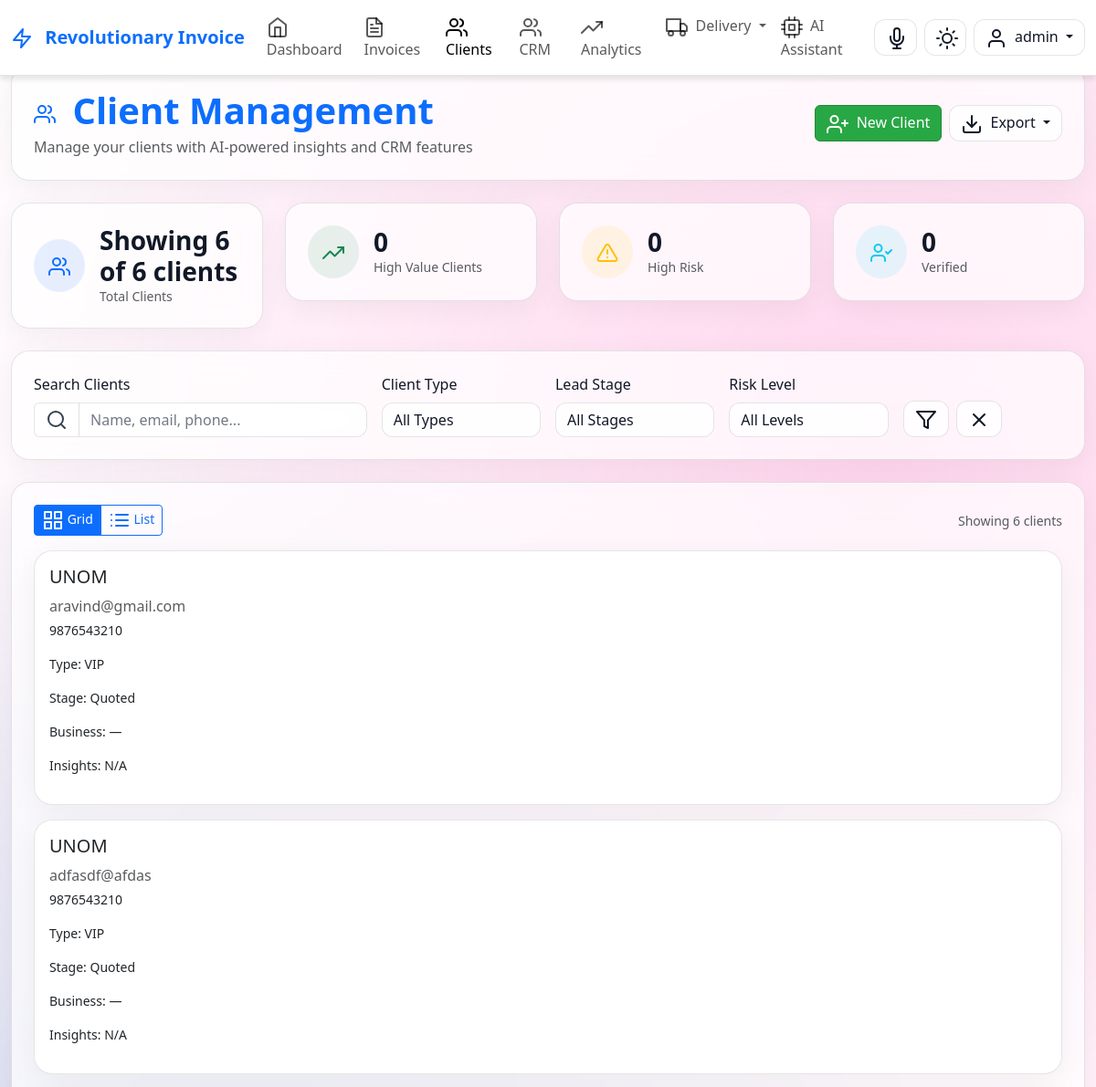
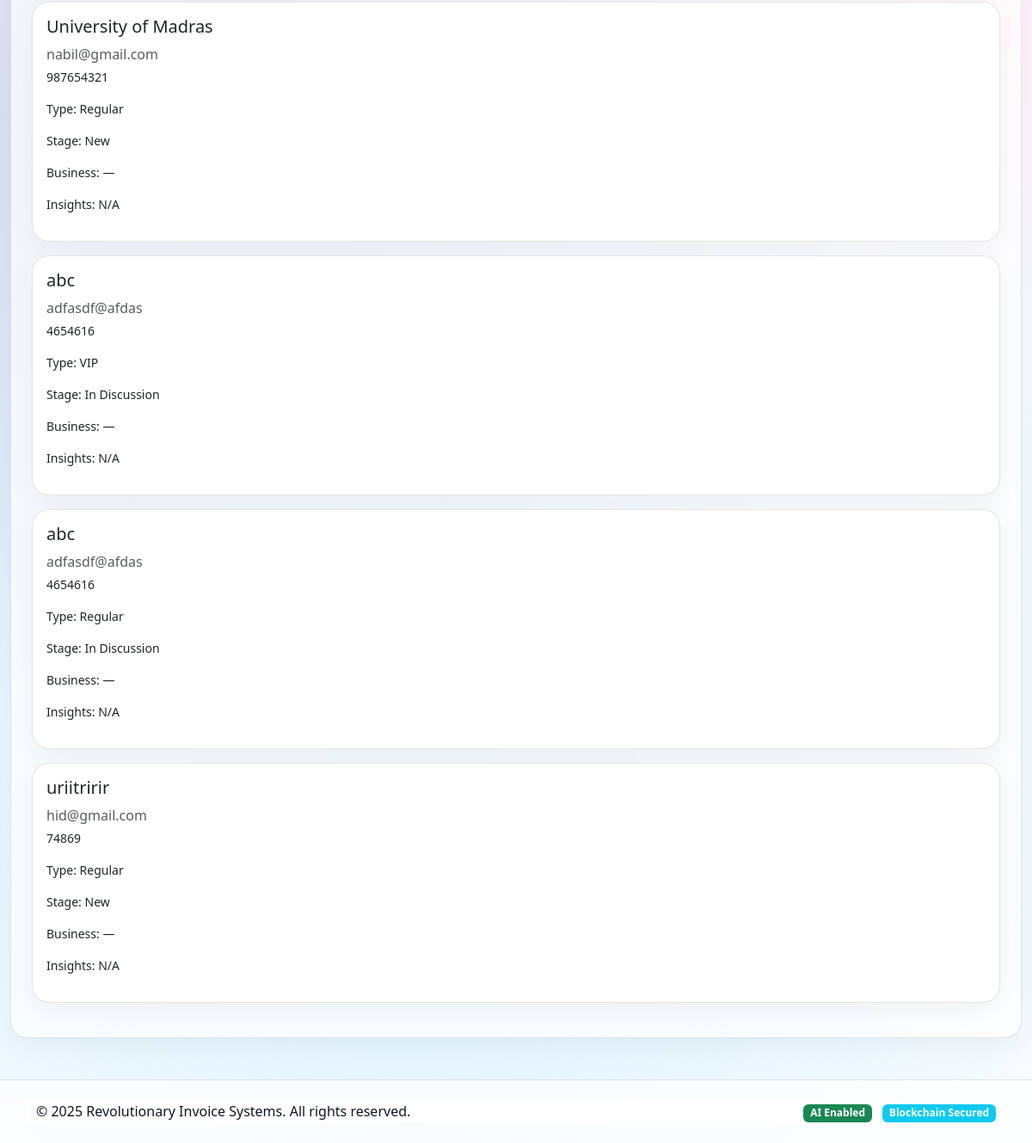
/clients (signed in), run on the app's committed database (2 pictures, top to bottom).
### models.py (models this page shows)
class Client(db.Model):
    id = db.Column(db.Integer, primary_key=True)
    name = db.Column(db.String(200), nullable=False)
    contact_person = db.Column(db.String(100))
    address = db.Column(db.Text)
    city = db.Column(db.String(100))
    state = db.Column(db.String(100))
    pincode = db.Column(db.String(10))
    phone = db.Column(db.String(20))
    email = db.Column(db.String(120))
    gstin = db.Column(db.String(15))
    pan = db.Column(db.String(10))
    client_type = db.Column(db.String(50), default='Regular')
    tags = db.Column(db.Text)
    notes = db.Column(db.Text)
    lead_stage = db.Column(db.String(50), default='New')
    last_contact_date = db.Column(db.DateTime)
    follow_up_date = db.Column(db.DateTime)
    total_business = db.Column(db.Float, default=0.0)
    ai_risk_score = db.Column(db.Float, default=0.0)  # AI-calculated payment risk
    predicted_ltv = db.Column(db.Float, default=0.0)  # AI-predicted lifetime value
    communication_preferences = db.Column(JSON)  # AI-learned communication patterns
    sentiment_score = db.Column(db.Float, default=0.0)  # AI sentiment analysis
    payment_behavior_pattern = db.Column(db.String(50))  # Early/Late/Consistent
    preferred_products = db.Column(JSON)  # AI-detected product preferences
    blockchain_verified = db.Column(db.Boolean, default=False)
    created_at = db.Column(db.DateTime, default=datetime.utcnow)
    updated_at = db.Column(db.DateTime, default=datetime.utcnow, onupdate=datetime.utcnow)
    invoices = db.relationship('Invoice', backref='client', lazy=True)
    challans = db.relationship('DeliveryChallan', backref='client', lazy=True)

### routes.py (the view, shortened to what this page needs)
@app.route('/clients')
@login_required
def client_management():
    search = request.args.get('search', '')
    client_type = request.args.get('type', '')
    page = request.args.get('page', 1, type=int)
    query = Client.query
    if client_type:
        query = query.filter(Client.client_type == client_type)
    clients = query.order_by(Client.name).paginate(
        page=page, per_page=20, error_out=False
    )
    client_list = clients.items if hasattr(clients, 'items') else clients
    client_insights = {}
    return render_template(
        'client_management.html',
        clients=clients,
        client_list=client_list,
        search=search,
        client_type=client_type,
        client_insights=client_insights
    )

### templates/client_management.html (shortened to what this page needs)
{% extends "base.html" %}
{% block content %}
<div class="container-fluid">
    <div class="row mb-4">
        <div class="col-12">
            <div class="glass-card p-4">
                <div class="row align-items-center">
                    <div class="col-md-6">
                        <h1 class="display-6 fw-bold text-primary mb-1">
                            <i data-feather="users" class="me-2"></i>
                            Client Management
                        </h1>
                        <p class="text-muted mb-0">Manage your clients with AI-powered insights and CRM features</p>
                    </div>
                    <div class="col-md-6 text-end">
                        <div class="d-flex gap-2 justify-content-end">
                            <a href="{{ url_for('create_client') }}" class="btn btn-primary glass-btn-primary">
                                <i data-feather="user-plus" class="me-1"></i> New Client
                            </a>
                            <div class="dropdown">
                                <button class="btn btn-outline-secondary glass-btn dropdown-toggle" data-bs-toggle="dropdown">
                                    <i data-feather="download" class="me-1"></i> Export
                                </button>
                            </div>
                        </div>
                    </div>
                </div>
            </div>
        </div>
    </div>
    <div class="row mb-4">
        <div class="col-md-3">
            <div class="glass-card p-4 metric-card">
                <div class="d-flex align-items-center">
                    <div class="metric-icon bg-primary bg-opacity-10 text-primary rounded-circle p-3 me-3">
                        <i data-feather="users" size="24"></i>
                    </div>
                    <div>
                        <h3 class="fw-bold mb-0">Showing {{ client_list|length }} of {{ clients.total }} clients
</h3>
                        <p class="text-muted mb-0 small">Total Clients</p>
                    </div>
                </div>
            </div>
        </div>
        <div class="col-md-3">
            <div class="glass-card p-4 metric-card">
                <div class="d-flex align-items-center">
                    <div class="metric-icon bg-success bg-opacity-10 text-success rounded-circle p-3 me-3">
                        <i data-feather="trending-up" size="24"></i>
                    </div>
                    <div>
                        <h3 class="fw-bold mb-0">{{ client_insights.values()|map(attribute='predicted_ltv')|select('greaterthan', 0)|list|length if client_insights else 0 }}</h3>
                        <p class="text-muted mb-0 small">High Value Clients</p>
                    </div>
                </div>
            </div>
        </div>
        <div class="col-md-3">
            <div class="glass-card p-4 metric-card">
                <div class="d-flex align-items-center">
                    <div class="metric-icon bg-warning bg-opacity-10 text-warning rounded-circle p-3 me-3">
                        <i data-feather="alert-triangle" size="24"></i>
                    </div>
                    <div>
                        <h3 class="fw-bold mb-0">{{ client_insights.values()|selectattr('risk_level', 'equalto', 'High')|list|length if client_insights else 0 }}</h3>
                        <p class="text-muted mb-0 small">High Risk</p>
                    </div>
                </div>
            </div>
        </div>
        <div class="col-md-3">
            <div class="glass-card p-4 metric-card">
                <div class="d-flex align-items-center">
                    <div class="metric-icon bg-info bg-opacity-10 text-info rounded-circle p-3 me-3">
                        <i data-feather="user-check" size="24"></i>
                    </div>
                    <div>
                        <h3 class="fw-bold mb-0">{{ clients.items|selectattr('blockchain_verified', 'equalto', True)|list|length if clients.items else 0 }}</h3>
                        <p class="text-muted mb-0 small">Verified</p>
                    </div>
                </div>
            </div>
        </div>
    </div>
    <div class="row mb-4">
        <div class="col-12">
            <div class="glass-card p-4">
                <form method="GET" class="row g-3 align-items-end">
                    <div class="col-md-4">
                        <label for="search" class="form-label">Search Clients</label>
                        <div class="input-group">
                            <span class="input-group-text glass-input-addon">
                                <i data-feather="search" size="16"></i>
                            </span>
                            <input type="text" class="form-control glass-input" id="search" name="search"
                                   value="{{ search }}" placeholder="Name, email, phone...">
                        </div>
                    </div>
                    <div class="col-md-2">
                        <label for="type" class="form-label">Client Type</label>
                        <select class="form-select glass-input" id="type" name="type">
                            <option value="">All Types</option>
                        </select>
                    </div>
                    <div class="col-md-2">
                        <label for="lead_stage" class="form-label">Lead Stage</label>
                        <select class="form-select glass-input" id="lead_stage" name="lead_stage">
                            <option value="">All Stages</option>
                        </select>
                    </div>
                    <div class="col-md-2">
                        <label for="risk_level" class="form-label">Risk Level</label>
                        <select class="form-select glass-input" id="risk_level" name="risk_level">
                            <option value="">All Levels</option>
                        </select>
                    </div>
                    <div class="col-md-2">
                        <div class="d-flex gap-2">
                            <button type="submit" class="btn btn-primary glass-btn" title="Filter">
                                <i data-feather="filter" size="16"></i>
                            </button>
                            <a href="{{ url_for('client_management') }}" class="btn btn-outline-secondary glass-btn" title="Clear">
                                <i data-feather="x" size="16"></i>
                            </a>
                        </div>
                    </div>
                </form>
            </div>
        </div>
    </div>
<div class="row">
    <div class="col-12">
        <div class="glass-card p-4">
            <div class="d-flex justify-content-between align-items-center mb-3">
                <div class="btn-group" role="group">
                    <label class="btn btn-outline-primary btn-sm" for="gridView">
                        <i data-feather="grid" size="16"></i> Grid
                    </label>
                    <label class="btn btn-outline-primary btn-sm" for="listView">
                        <i data-feather="list" size="16"></i> List
                    </label>
                </div>
                <div class="text-muted small">
                    Showing {{ client_list|length }} clients
                </div>
            </div>
                        <div id="gridViewContainer">
                            {% if client_list|length > 0 %}
                                {% for client in client_list %}
                                    <div class="card glass-card p-3 mb-3">
                                        <h5>{{ client.name }}</h5>
                                        <p class="text-muted mb-1">{{ client.email }}</p>
                                        <p class="small">{{ client.phone }}</p>
                                        <p class="small">Type: {{ client.client_type }}</p>
                                        <p class="small">Stage: {{ client.lead_stage }}</p>
                                        <p class="small">Business: {{ client.total_business or "—" }}</p>
                                        <p class="small">
                                            Insights:
                                            {% if client.id in client_insights %}
                                                {{ client_insights[client.id].risk_level }} Risk
                                            {% else %}
                                                N/A
                                            {% endif %}
                                        </p>
                                    </div>
                                {% endfor %}
                            {% endif %}
                        </div>
            </div>
        </div>
    </div>
</div>
{% endblock %}

### templates/base.html (shortened to what this page needs)
<!DOCTYPE html>
<html lang="en" data-theme="light">
<head>
    <link href="https://cdn.jsdelivr.net/npm/bootstrap@5.3.0/dist/css/bootstrap.min.css" rel="stylesheet">
    <link rel="stylesheet" href="https://cdnjs.cloudflare.com/ajax/libs/font-awesome/6.4.0/css/all.min.css">
    <link rel="stylesheet" href="{{ url_for('static', filename='css/glassmorphism.css') }}">
    <link rel="stylesheet" href="{{ url_for('static', filename='css/main.css') }}">
</head>
<body class="bg-gradient">
    {% if session.user_id %}
    <nav class="navbar navbar-expand-lg glass-nav fixed-top">
        <div class="container-fluid">
            <a class="navbar-brand fw-bold text-primary" href="{{ url_for('dashboard') }}">
                <i data-feather="zap" class="me-2"></i>
                Revolutionary Invoice
            </a>
            <div class="collapse navbar-collapse" id="navbarNav">
                <ul class="navbar-nav me-auto">
                    <li class="nav-item">
                        <a class="nav-link {% if request.endpoint == 'dashboard' %}active{% endif %}" href="{{ url_for('dashboard') }}">
                            <i data-feather="home" class="me-1"></i> Dashboard
                        </a>
                    </li>
                    <li class="nav-item">
                        <a class="nav-link {% if request.endpoint == 'invoice_management' %}active{% endif %}" href="{{ url_for('invoice_management') }}">
                            <i data-feather="file-text" class="me-1"></i> Invoices
                        </a>
                    </li>
                    <li class="nav-item">
                        <a class="nav-link {% if request.endpoint == 'client_management' %}active{% endif %}" href="{{ url_for('client_management') }}">
                            <i data-feather="users" class="me-1"></i> Clients
                        </a>
                    </li>
                        <li class="nav-item">
                        <a class="nav-link {% if request.endpoint == 'crm' %}active{% endif %}" href="{{ url_for('crm') }}">
                            <i data-feather="users" class="me-1"></i> CRM
                        </a>
                    </li>
                    <li class="nav-item">
                        <a class="nav-link {% if request.endpoint == 'analytics' %}active{% endif %}" href="{{ url_for('analytics') }}">
                            <i data-feather="trending-up" class="me-1"></i> Analytics
                        </a>
                    </li>
                             <li class="nav-item dropdown">
    <a class="nav-link dropdown-toggle {% if request.endpoint in ['create_challan', 'delivery_challan'] %}active{% endif %}"
       href="#" id="navbarDelivery" role="button" data-bs-toggle="dropdown" aria-expanded="false">
        <i data-feather="truck" class="me-1"></i> Delivery
    </a>
</li>
                    {% if ai_enabled %}
                    <li class="nav-item">
                        <a class="nav-link {% if request.endpoint == 'ai_assistant_page' %}active{% endif %}" href="{{ url_for('ai_assistant_page') }}">
                            <i data-feather="cpu" class="me-1"></i> AI Assistant
                        </a>
                    </li>
                    {% endif %}
                </ul>
                {% if ai_enabled %}
                <button class="btn glass-btn me-2" id="voiceCommandBtn" title="Voice Commands">
                    <i data-feather="mic" id="micIcon"></i>
                </button>
                {% endif %}
                <button class="btn glass-btn me-2" id="themeToggle" title="Toggle Theme">
                    <i data-feather="sun" id="themeIcon"></i>
                </button>
                <div class="dropdown">
                    <button class="btn glass-btn dropdown-toggle" type="button" data-bs-toggle="dropdown">
                        <i data-feather="user" class="me-1"></i>
                        {{ session.username }}
                    </button>
                </div>
            </div>
        </div>
    </nav>
    {% endif %}
    <main class="{% if session.user_id %}pt-5 mt-4{% endif %}">
        {% block content %}{% endblock %}
    </main>
    <footer class="glass-footer mt-5 py-4">
        <div class="container">
            <div class="row">
                <div class="col-md-6">
                    <p class="mb-0">&copy; 2025 Revolutionary Invoice Systems. All rights reserved.</p>
                </div>
                <div class="col-md-6 text-end">
                    <p class="mb-0">
                        {% if ai_enabled %}<span class="badge bg-success me-2">AI Enabled</span>{% endif %}
                        {% if blockchain_enabled %}<span class="badge bg-info">Blockchain Secured</span>{% endif %}
                    </p>
                </div>
            </div>
        </div>
    </footer>
</body>
</html>

### data on the page
Client: name "UNOM", email "aravind@gmail.com", phone "9876543210", client_type "VIP", lead_stage "Quoted", total_business "—", shows "N/A"
Client: name "UNOM", email "adfasdf@afdas", phone "9876543210", client_type "VIP", lead_stage "Quoted", total_business "—", shows "N/A"
Client: name "University of Madras", email "nabil@gmail.com", phone "987654321", client_type "Regular", lead_stage "New", total_business "—", shows "N/A"
Client: name "abc", email "adfasdf@afdas", phone "4654616", client_type "VIP", lead_stage "In Discussion", total_business "—", shows "N/A"
Client: name "abc", email "adfasdf@afdas", phone "4654616", client_type "Regular", lead_stage "In Discussion", total_business "—", shows "N/A"
Client: name "uriitririr", email "hid@gmail.com", phone "74869", client_type "Regular", lead_stage "New", total_business "—", shows "N/A"

### other printed values
{{ session.username }} "admin"
{{ client_list|length }} "6"
{{ clients.total }} "6"
